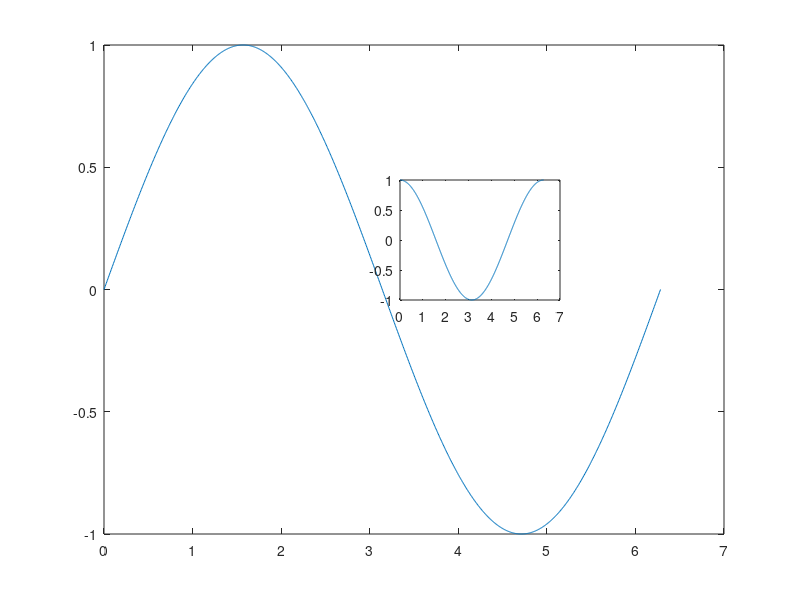

MATLAB code for this plot: (Note: this script raises an error after producing the figure.)
%% Using movingInset
% Utilize GUI to move inset(s) around figure easily. 

%% Set up 
clear; clc; close all;
cd('/Users/duncan/Documents/GitHub/movingInset'); 

%% 1 inset 
fig = figure();
x=linspace(0,2*pi,1e3); 
plot(x,sin(x)); 
inset = axes('position', [0.5 0.5 0.2 0.2]);
plot(inset, x, cos(x));

moveInset(fig);
%% Multiple insets 
fig = figure();
x=linspace(0,2*pi,1e3); 
plot(x,sin(x)); 
inset = axes('position', [0.5 0.5 0.2 0.2]);
plot(inset, x, cos(x));
inset = axes('position', [0.2 0.2 0.2 0.2]);
plot(inset, x, tan(x));

moveInset(fig);